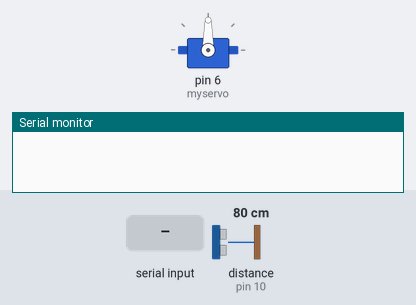
A sketch run on a simulated Arduino Uno, built with avr-gcc and run on an emulated ATmega328P. Parts: servo, the last lines printed to the serial monitor. Wiring (inferred from the names in the program): ultrasonic range finder: trigger pin 9; echo pin 10. The test bench sets the inputs (shaded band); at power-on: distance to the obstacle (sensor on pin 10) 80 cm. The echo pulse lasts 58.3 µs per cm.

Above: at 1.2 s.
1.3 s: "1" received over Serial
2.8 s: "0" received over Serial
At 4.2 s:
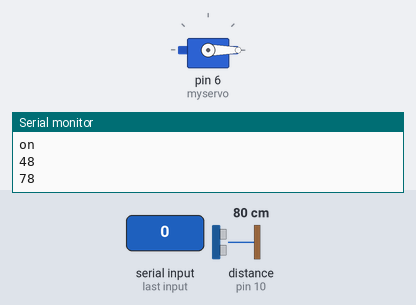
5.3 s: distance to the obstacle (sensor on pin 10) set to 36 cm
6.8 s: distance to the obstacle (sensor on pin 10) set to 29 cm
At 7.4 s:
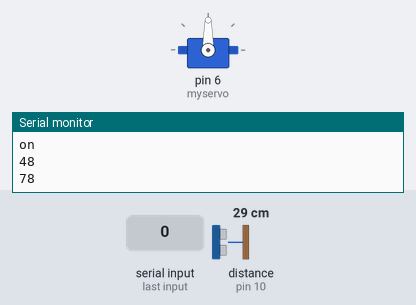
8.3 s: distance to the obstacle (sensor on pin 10) set to 35 cm
At 9.6 s:
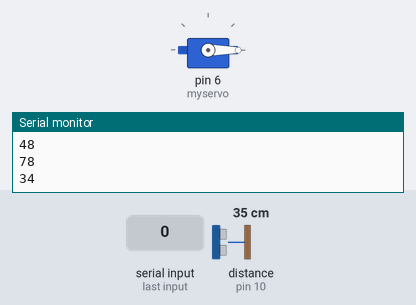
Timing chart, 0 to 11.3 s (numbered marks = the images above; inputs shaded):
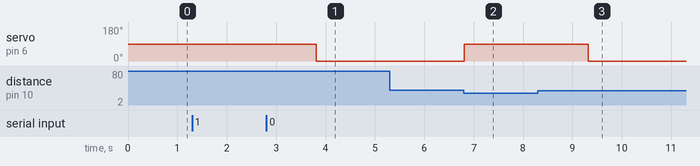

Measured:
- the behaviour switches between 32 and 31 cm on distance to the obstacle (sensor on pin 10) (found by bisection; images 1 and 2)
- after the input at 2.8 s, servo on pin 6 (myservo): 90° → 0° after 1.0 s
- after the input at 5.3 s, every drawn part: stays the same
- after the input at 6.8 s, servo on pin 6 (myservo): 0° → 90° at once
- after the input at 8.3 s, servo on pin 6 (myservo): 90° → 0° after 1.0 s

The sketch:

papertoss.ino
```cpp
#include<Servo.h>
Servo myservo;
const int trigPin=9;
const int echoPin=10;
#define led 6
int thresh=30;
long duration;
int distance;
int lid_status;
int pos=0;
int input;
void setup()
{
  pinMode(trigPin,OUTPUT);
  pinMode(echoPin,INPUT);
  myservo.attach(6);  // attaches the servo on pin 9 to the servo object
  lid_status=0;
  Serial.begin(9600);
}
int lid_open(int stat)
{
  for (pos = 0; pos <= 90; pos += 1)
  {
    myservo.write(pos);
  }
  return stat;
}

int lid_close()
{
  if(distance>=thresh && lid_status==1)
  {
    for (pos = 180; pos >= 0; pos -= 1)
    {
      myservo.write(pos);

    }
    return 0;
  }
  else
  {
    return 1;
  }
}

void loop()
{
  digitalWrite(trigPin,LOW);
  delayMicroseconds(2);

  digitalWrite(trigPin,HIGH);
  delayMicroseconds(10);
  digitalWrite(trigPin,LOW);

  duration=pulseIn(echoPin,HIGH);

  distance=duration*0.034/2;
  //Serial.println(distance);
  if(Serial.available()>0)
  {
    Serial.println("on");
    input=Serial.read();
    Serial.println(input);
    if(input==49 && lid_status==0)
    {
      lid_status=lid_open(2);
    }
    if(input==48 && lid_status==2)
    {
      lid_status=lid_close();
    }
  }

  if(distance<=thresh && lid_status==0)
  {
    lid_status=lid_open(1);

  }
  else if( distance>thresh && lid_status==1)
  {
    delay(1000);
    lid_status=lid_close();
    Serial.println(distance);
  }
}
```
